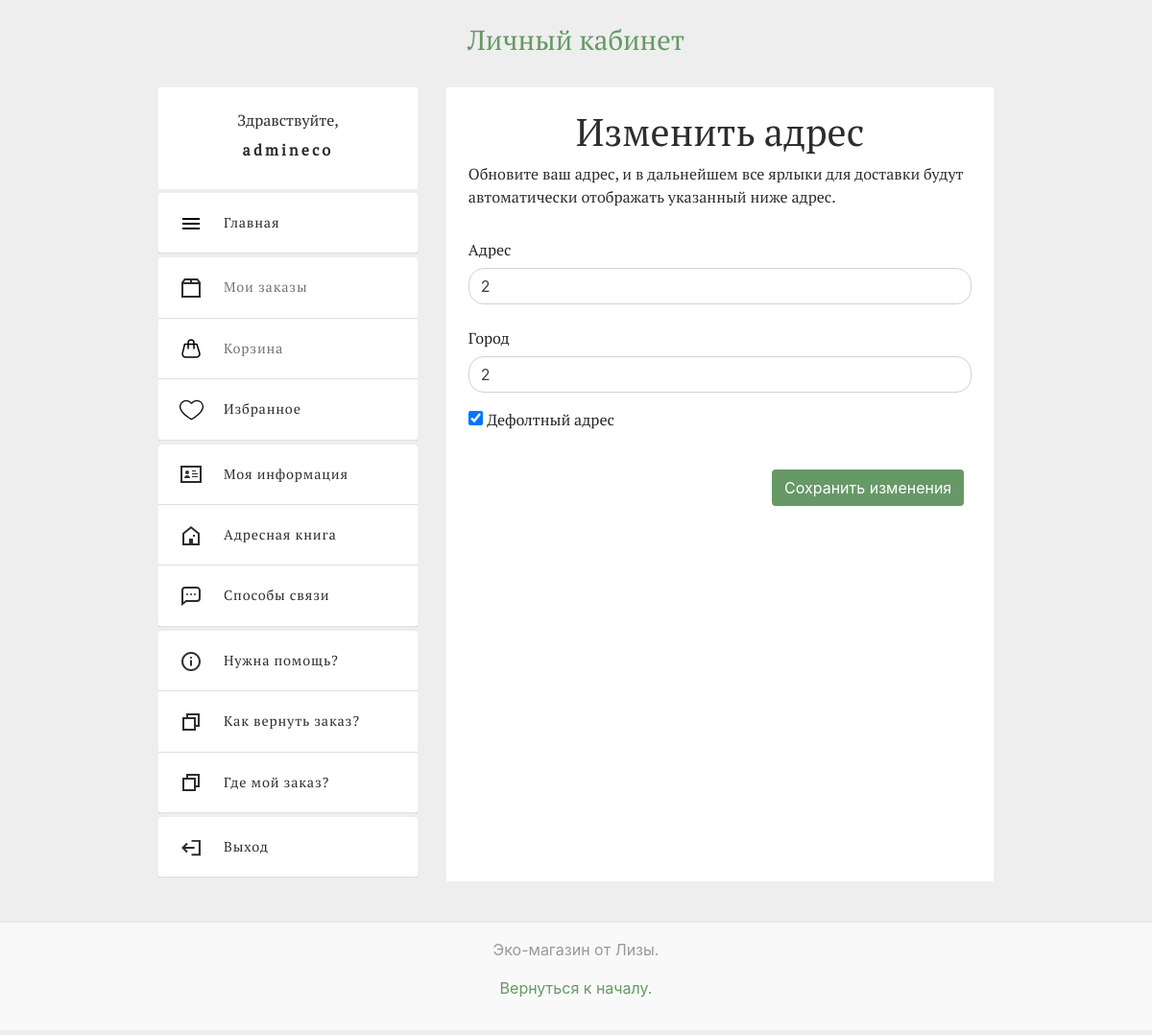
The app's page /home/adresses/change-adress/57 (signed in), older data.
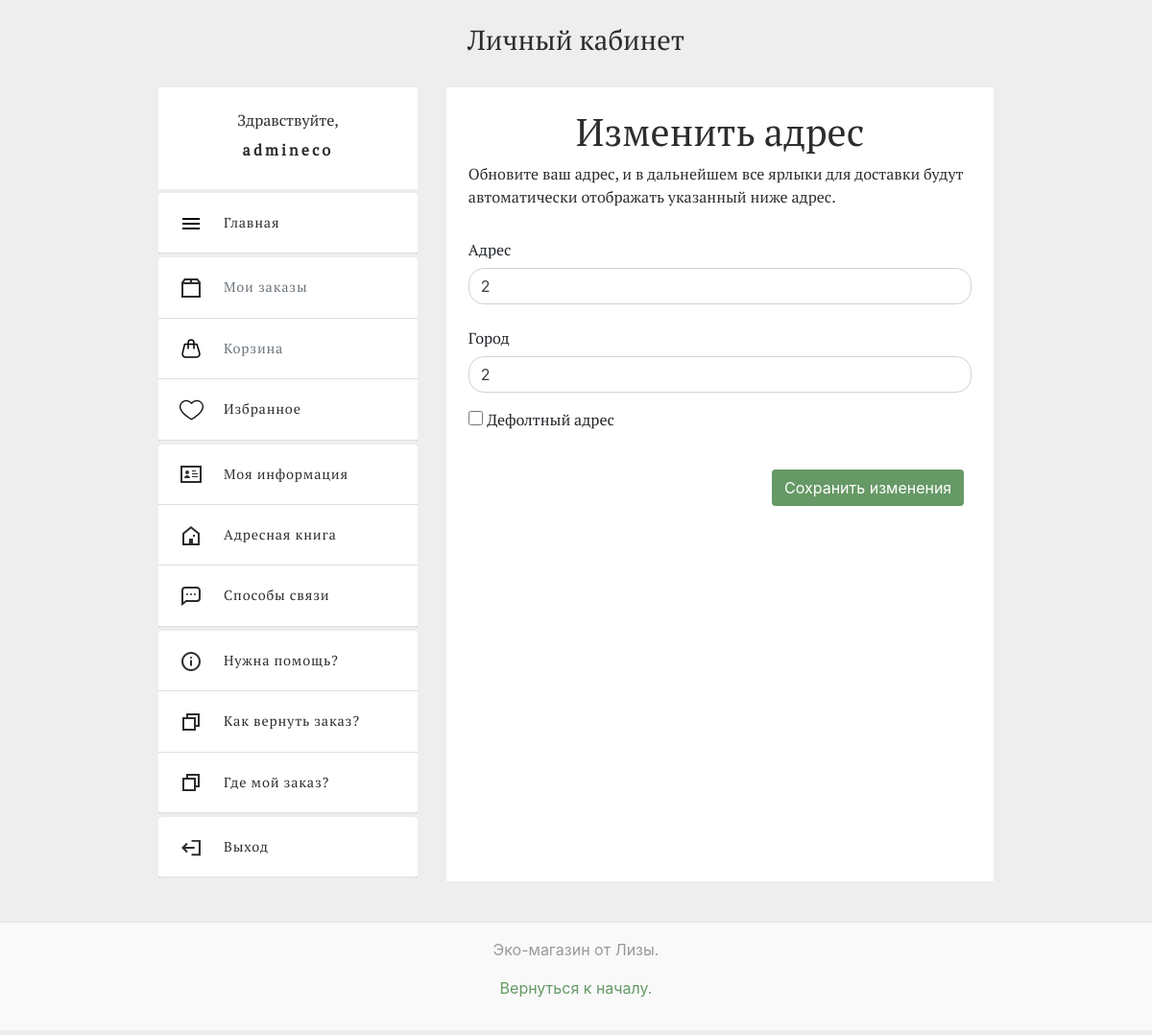
The same page, newer data.
### accounts/models.py (models this page shows, shortened)
class UsersAdresses(models.Model):
    user = models.ForeignKey(User, on_delete = models.CASCADE)
    adress = models.CharField(max_length=255, blank = False, verbose_name='Адрес')
    city = models.CharField(max_length=120, blank = False, verbose_name='Город')
    default_adress = models.BooleanField(default = False, verbose_name = 'Адрес по умлочанию')
    class Meta:
        verbose_name_plural = 'Адреса'
        verbose_name = 'Адрес'
        ordering = ('user', '-default_adress')

### accounts/views.py (the view, shortened to what this page needs)
# urls.py: path('home/adresses/change-adress/<int:adress_id>', views.change_adress, name = 'change_adress'),
@login_required(login_url = 'accounts:login')
def change_adress(request, adress_id):
    default_adress_values = UsersAdresses.objects.filter(user_id = request.user.id).values_list('default_adress', flat = True)
    adress = UsersAdresses.objects.get(id = adress_id)
    form = EditUsersAdressesForm(instance = adress)
    context = {'form':form}
    return render(request, 'accounts/home_pages/change_adress.html', context)

### accounts/forms.py
class EditUsersAdressesForm(ModelForm):
    class Meta:
        model = UsersAdresses
        fields = ['adress', 'city', 'default_adress']
    def __init__(self, *args, **kwargs):
        super(EditUsersAdressesForm, self).__init__(*args, **kwargs)
        self.fields['adress'].widget = forms.TextInput(attrs={'class': 'form-control'})
        self.fields['city'].widget = forms.TextInput(attrs={'class': 'form-control'})

### templates/accounts/home_pages/change_adress.html (shortened to what this page needs)
{% extends "layout/base_home.html" %}
{% load static %}
{% load widget_tweaks %}
{% block main %}
<div class="col-12 col-sm-12 col-md-8 col-lg-6 col-xl-6">
    <div class="my_info_main">
        <div class = "header-container mb-4">
            <h1 class = "my_info_title text-center" id = "change_adress">Изменить адрес</h1>
            <div class = "my_info_help_text">
                <span>Обновите ваш адрес, и в дальнейшем все ярлыки для доставки будут автоматически отображать указанный ниже адрес.</span>
            </div>
        </div>
        <div class="body_container">
            <form class="needs-validation" method="POST" action="">
                <div class="form-group row">
                    <div class="col">
                        <label for="inputAdress" class="col-form-label forms_style">Адрес</label>
                        {{ form.adress }}
                    </div>
                </div>
                <div class="form-group row">
                    <div class="col">
                        <label for="inputCity" class="col-form-label forms_style">Город</label>
                        {{ form.city }}
                    </div>
                </div>
                <div class="form-group row">
                    <div class="col">
                        {% render_field form.default_adress class="checkbox" value="True" %}
                        <label for="id_default_adress" class = "forms_style">Дефолтный адрес</label>
                    </div>
                </div>
                <div class="form-group row float-right mt-3 mb-5 mr-2">
                    <button type="submit" class="btn btn-primary">Сохранить изменения</button>
                </div>
            </form>
        </div>
    </div>
</div>
{% endblock %}

### templates/layout/base_home.html (shortened to what the changed rows need)
{% load static %}
<!DOCTYPE html>
<html lang="ru">
<head>
    <link rel = "stylesheet" type="text/css" href="{% static 'css/style.css' %}"/>
    <link rel = "stylesheet" type="text/css" href="{% static 'css/bootstrap.css' %}"/>
</head>
<body class="body-home">
    <div class="wrapper">
        <header>
            <a href="{% url 'accounts:home' %}"><h1 class = "title_home_h1 link_style text-center">Личный кабинет</h1></a>
        </header>
        <main class="main">
            <div class="container-fluid">
                <div class="row justify-content-md-center">
                    {% block main %}
                    {% endblock %}
                </div>
            </div>
        </main>
    </div>
</body>
</html>

Row changes from the older to the newer data that the page shows:
changed UsersAdresses: default_adress "☑" → "☐"
